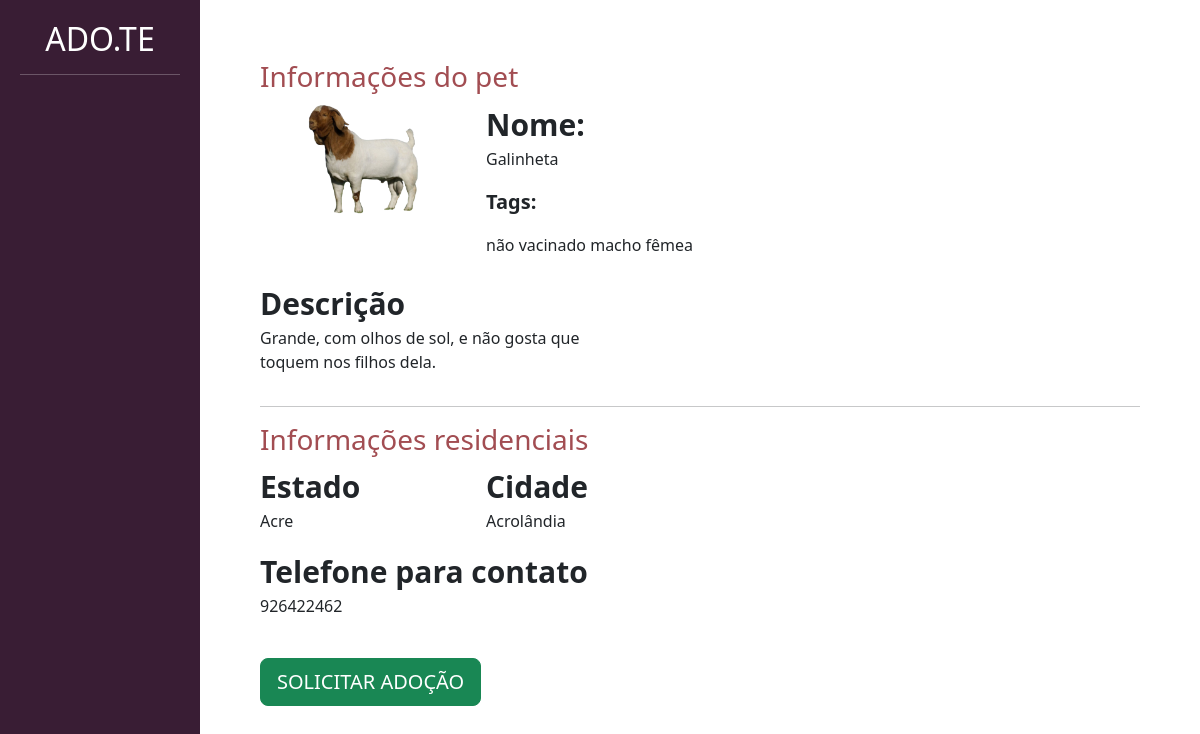
Screenshot of /divulgar/ver_pet/19 (signed in) with the database file from the repository.
### divulgar/models.py (models this page shows, shortened)
class novo_pet(models.Model):
    choices_status = (('P', 'Para adoção'),
                      ('A', 'Adotado'))
    username = models.ForeignKey(User, on_delete=models.DO_NOTHING)
    foto = models.ImageField(upload_to="fotos_pets")
    nome = models.CharField(max_length=100)
    descricao = models.TextField()
    estado = models.CharField(max_length=50)
    cidade = models.CharField(max_length=50)
    telefone = models.CharField(max_length=50)
    tags = models.ManyToManyField(Tag)
    raca = models.ForeignKey(Raça, on_delete=models.DO_NOTHING)
    status = models.CharField(max_length=1, choices=choices_status, default='P')

class Tag(models.Model):
    tag = models.CharField(max_length=100)
    def __str__(self) -> str:
        return self.tag

### divulgar/views.py (the view)
# urls.py: path('ver_pet/<int:id>', views.ver_pet, name='ver_pet'),
@login_required(login_url='/user/login/')
def ver_pet(request , id):
    if request.method == "GET":
        pet = novo_pet.objects.get(id=id)
        return render(request, 'ver_pet.html', {'pet':pet})

### divulgar/templates/ver_pet.html (shortened to what this page needs)
{% load static %}
<!doctype html>
<html lang="pt-BR">
    <head>
    <link href="https://cdn.jsdelivr.net/npm/bootstrap@5.3.0-alpha1/dist/css/bootstrap.min.css" rel="stylesheet">
    <link href="{% static 'register.css' %}" rel="stylesheet">
    <link href="{% static 'style.css' %}" rel="stylesheet">
    <link href="{% static 'seus_pet.css' %}" rel="stylesheet">
    <link href="{% static 'listar_pets.css' %}" rel="stylesheet">
    </head>
    <body>
        <div class="container-fluid">
            <div class="row">
                <div class="col-md-2 bg-side-plataforma sidebar">
                    <h2>ADO.TE</h2>
                    <hr>
                </div>
                <div style="padding:60px" class="col-md">
                    <h3 class="font-vinho">Informações do pet</h3>
                    <div class="row">
                        <div class="col-md-3">
                            <img width="100%" src="{{pet.foto.url}}">
                        </div>
                        <div class="col-md-9">
                            <span class="span-bold">Nome:</span>
                            <p>{{pet.nome}}</p>
                            <p style="font-size: 20px;"><strong>Tags: </strong></p>
                            <div style="width:40%">
                                {% for tag in pet.tags.all %}
                                    {{ tag }}
                                {% endfor %}
                            </div>
                        </div>
                    </div>
                    <br>
                    <div class="row">
                        <div class="col-md-5">
                            <span class="span-bold">Descrição</span>
                            <p>{{pet.descricao}}</p>
                        </div>
                        <div class="col-md-7">
                        </div>
                    </div>
                    <hr>
                    <div class="row">
                        <h3 class="font-vinho">Informações residenciais</h3>
                        <div class="col-md">
                            <div class="row">
                                <div class="col-md">
                                    <span class="span-bold">Estado</span>
                                    <p>{{pet.estado}}</p>
                                </div>
                                <div class="col-md">
                                    <span class="span-bold">Cidade</span>
                                    <p>{{pet.cidade}}</p>
                                </div>
                            </div>
                            <span class="span-bold">Telefone para contato</span>
                            <p>{{pet.telefone}}</p>
                            <br>
                            <a href="{% url 'pedido_adocao' pet.id %}" class="btn btn-success btn-lg">SOLICITAR ADOÇÃO</a>
                        </div>
                        <div class="col-md">
                        </div>
                    </div>
                </div>
            </div>
        </div>
    </body>
</html>

### divulgar/static/style.css (style rules this page uses)
.sidebar { text-align: center; padding: 20px; }
.font-vinho { color: #A24D52; }

### divulgar/static/listar_pets.css (style rules this page uses)
.span-bold { font-weight: bold; font-size: 30px; }
.bg-side-plataforma { background-color: #391D34; color: white; }

### rows the page displays
novo_pet: foto (picture), nome "Galinheta", descricao "Grande, com olhos de sol, e não gosta que toquem nos filhos dela.", estado "Acre", cidade "Acrolândia", telefone "926422462"
Tag: tag "não vacinado"
Tag: tag "macho"
Tag: tag "fêmea"
